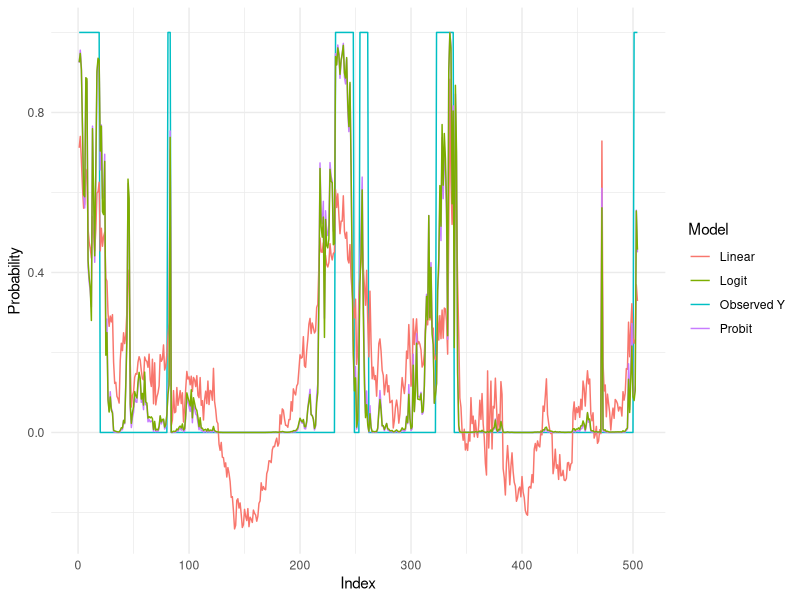

Source code (R):
rm(list = ls())
library(stats)
library(ggplot2)
library(numDeriv) 

Data <- read.csv("Equity_Premium.csv")
Matrix <- as.matrix(Data)
x_dfy <- Matrix[, 3, drop = FALSE]
x_infl <- Matrix[, 4, drop = FALSE]
x_svar <- Matrix[, 5, drop = FALSE]
x_tms <- Matrix[, 6, drop = FALSE]
x_tbl <- Matrix[, 7, drop = FALSE]
x_dfr <- Matrix[, 8, drop = FALSE]
x_dp <- Matrix[, 9, drop = FALSE]
x_ltr <- Matrix[, 10, drop = FALSE]
x_ep <- Matrix[, 11, drop = FALSE]
x_bmr <- Matrix[, 12, drop = FALSE]
x_ntis <- Matrix[, 13, drop = FALSE]
X <- cbind(x_dfy, x_infl, x_svar, x_tms, x_tbl, x_dfr, x_dp, x_ltr, x_ep, x_bmr, x_ntis)

# Bull Market from 1981 - 2022
Y <- matrix(1, nrow = length(x_dfy), ncol = 1)
Y[20:80] <- 0 # August 1982 - August 1987
Y[84:231] <- 0 # December 1987 - March 2000
Y[249:253] <- 0 # September 2001 - January 2002
Y[262:322] <- 0 # October 2002 - October 2007
Y[339:470] <- 0 # March 2009 - February 2020
Y[471:493] <- 0 # March 2020 - January 2022
Y[494:500] <- 0 # February 2022 - August 2022


probit_function <- function(beta, X) {
  pnorm(X %*% beta)
}

logit_function <- function(beta, X) {
  1 / (1 + exp(-X %*% beta))
}

probit_loglik <- function(beta, X, Y) {
  p <- probit_function(beta, X)
  -sum(Y * log(p) + (1 - Y) * log(1 - p)) 
}

logit_loglik <- function(beta, X, Y) {
  p <- logit_function(beta, X)
  -sum(Y * log(p) + (1 - Y) * log(1 - p)) 
}

X_with_intercept <- cbind(1, X)
colnames(X_with_intercept) <- c("Intercept", colnames(X)) 

linear_model <- lm(Y ~ X) # Linear regression model
beta_ls <- coef(linear_model)

probit_mle <- optim(
  par = beta_ls,
  fn = probit_loglik,
  X = X_with_intercept, 
  Y = Y,
  method = "BFGS",
  control = list(maxit = 10000) 
)

logit_mle <- optim(
  par = beta_ls,
  fn = logit_loglik,
  X = X_with_intercept,
  Y = Y,
  method = "BFGS", 
  control = list(maxit = 10000) 
)

probs_linear <- X_with_intercept %*% beta_ls
probs_probit <- probit_function(probit_mle$par, X_with_intercept)
probs_logit <- logit_function(logit_mle$par, X_with_intercept)

plot_data <- data.frame(
  Index = 1:nrow(X),
  Y = Y,
  Linear = probs_linear,
  Probit = probs_probit,
  Logit = probs_logit
)

ggplot(plot_data, aes(x = Index)) +
  geom_line(aes(y = Y, color = "Observed Y")) +
  geom_line(aes(y = Linear, color = "Linear")) +
  geom_line(aes(y = Probit, color = "Probit")) +
  geom_line(aes(y = Logit, color = "Logit")) +
  labs(y = "Probability", color = "Model") +
  theme_minimal()

probit_score <- numDeriv::grad(probit_loglik, probit_mle$par, X = X_with_intercept, Y = Y)
logit_score <- numDeriv::grad(logit_loglik, logit_mle$par, X = X_with_intercept, Y = Y)

names(probit_score) <- colnames(X_with_intercept)
names(logit_score) <- colnames(X_with_intercept)

print(probit_score)
print(logit_score)

